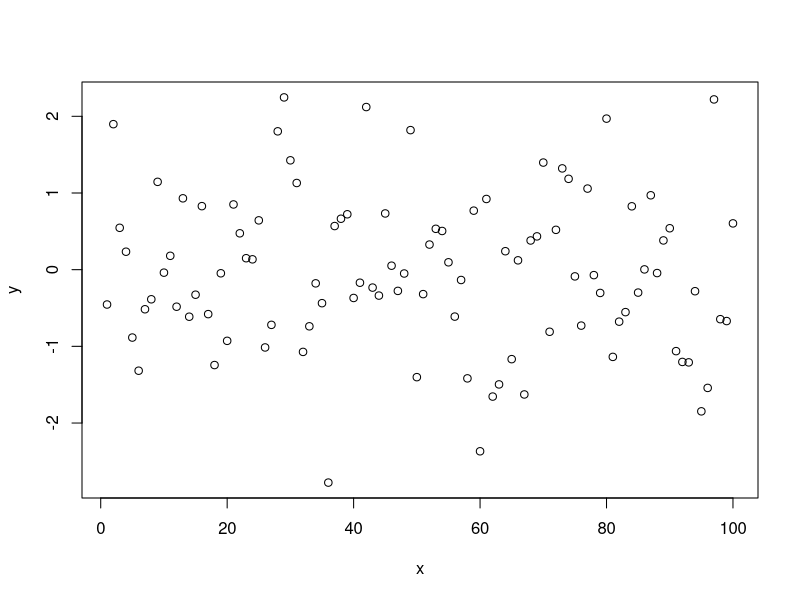
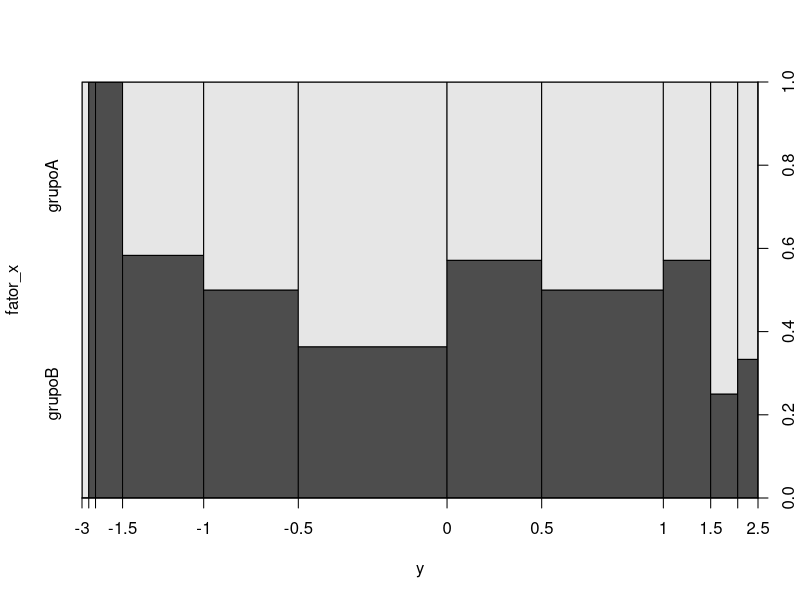
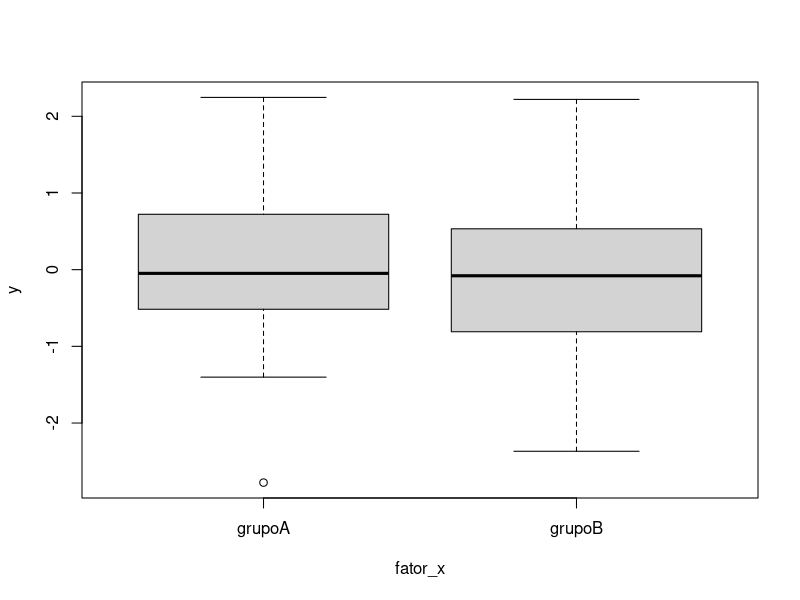
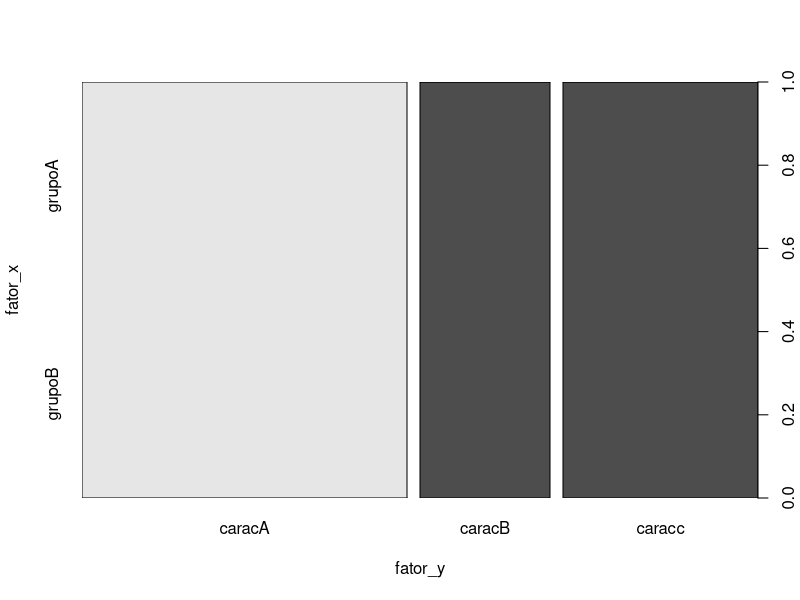
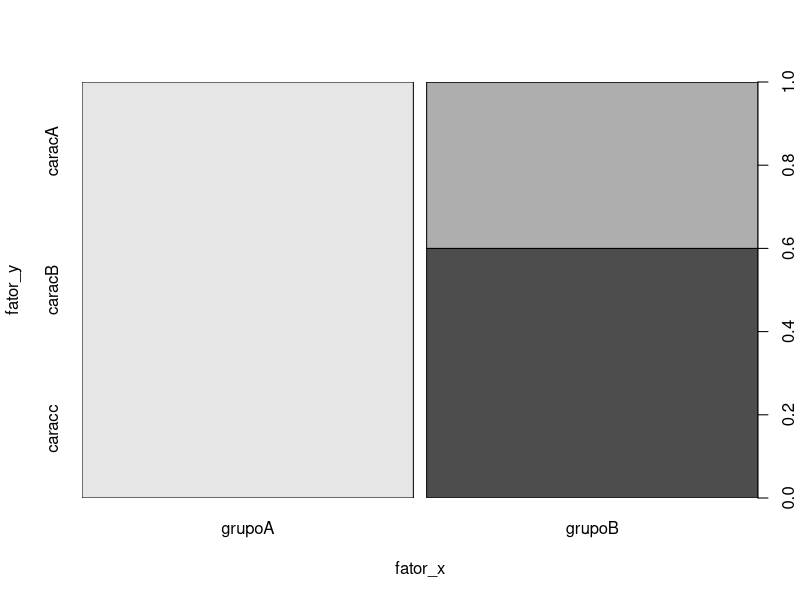

Write R code to recreate these figures, in order. (Note: this script raises an error after producing the figures.)
## ---- chunk 1
knitr::opts_chunk$set(echo = TRUE)
## ---- chunk 2
16^2
16^(1/2)
sqrt(16)
log(16) # base natural (e)
log(16, base = 2)
sin(16)
cos(16)
exp(16)
log(exp(16)) # o logaritmo com base x de um valor x elevado a um expoente, é igual ao expoente
## ---- chunk 3
vetor_a <- 1:20
class(vetor_a)
vetor_a <- as.character(vetor_a)
class(vetor_a)
vetor_a
## ---- chunk 4
vetor_b <- letters[1:20]
vetor_b
class(vetor_b)
vetor_b <- as.numeric(vetor_b)
class(vetor_b)
vetor_b
## ---- chunk 5
vetor_c <- c(T, F, T, F, F, T, F, T, F)
vetor_c
class(vetor_c)
vetor_c <- as.factor(vetor_c)
vetor_c
class(vetor_c)
## ---- chunk 6
as.numeric(vetor_c)
## ---- chunk 7
as.ordered(vetor_c)
## ---- chunk 8
ordered(vetor_c, levels = c("TRUE", "FALSE"))
## ---- chunk 9
x<-1:100
y<-rnorm(100)
plot(y~x)
## ---- chunk 10
fator_x <- factor(c(rep("grupoA", 50), rep("grupoB", 50)))
plot(fator_x~y)
plot(y~fator_x)
## ---- chunk 11
fator_y <- factor(c(rep("caracA", 50), rep("caracB", 20), rep("caracc", 30)))
plot(fator_x~fator_y)
plot(fator_y~fator_x)
## ---- chunk 12
library(tidyverse)
## ---- chunk 13
cabecalho <- head(mtcars, 10) # obtendo as 10 linhas iniciais
tail(cabecalho, 3) # obtendo as 3 ultimas linhas das 10 iniciais
## ---- chunk 14
tail(head(mtcars, 10), 3)
## ---- chunk 15
mtcars %>%     # o data.frame mtcars, que vai para:
  head(10) %>% # extração das 10 linhas iniciais, que vai para:
  tail(3)      # extração das últimas 3 linhas, dando o resultado
## ---- chunk 16
data("iris")
head(iris)
as_tibble(iris)
## ---- chunk 17
data("starwars")
class(starwars)
starwars
## ---- chunk 18
filter(starwars, name=="Luke Skywalker")
## ---- chunk 19
starwars %>% filter(mass > 100)
## ---- chunk 20
 starwars %>% filter(mass > 100) %>% head(3)
## ---- chunk 21
starwars %>% filter(species == "Human", gender=="female")
## ---- chunk 22
starwars %>% filter(homeworld %in% c("Tatooine", "Naboo"), height<160|height>200)
## ---- chunk 23
starwars %>% arrange(height, mass) 
## ---- chunk 24
starwars %>% arrange(desc(height, mass)) 
## ---- chunk 25
starwars %>% arrange(desc(mass, height)) %>% head(4) 
## ---- chunk 26
starwars %>% arrange(desc(mass, height)) %>% tail(4) 
## ---- chunk 27
starwars %>% select(name, eye_color, species)
## ---- chunk 28
starwars %>% select(name, films, mass)
## ---- chunk 29
starwars %>% select(name:skin_color)
## ---- chunk 30
starwars %>% select(-c(height:homeworld))
## ---- chunk 31
starwars %>% select(starts_with("s"))
## ---- chunk 32
starwars %>% mutate(IMC = mass/((height/100)^2)) %>% select(name, height, mass, IMC)
## ---- chunk 33
starwars %>% 
  mutate(altura = height/100,
         IMC = mass/altura^2) %>% 
  select(name, altura, mass, IMC) 
## ---- chunk 34
starwars %>% summarise(Media_Altura = mean(height, na.rm = TRUE))
## ---- chunk 35
starwars %>% 
  summarise(Media_Altura = mean(height, na.rm = TRUE),
            Qtd_personagens = n())
## ---- chunk 36
starwars %>% group_by(gender) %>%
  summarise(media_altura = mean(height, na.rm = TRUE))
## ---- chunk 37
starwars %>% group_by(gender, species) %>%
  summarise(media_altura = mean(height, na.rm = TRUE))
## ---- chunk 38
starwars %>% group_by(gender, species) %>%
  summarise(media_altura = mean(height, na.rm = TRUE),
            numero_personagens = n())
## ---- chunk 39
starwars %>% group_by(gender, species) %>%
  summarise(media_altura = mean(height, na.rm = TRUE),
            numero_personagens = n()) %>% 
  arrange(media_altura)
## ---- chunk 40
summary(iris)
## ---- chunk 41
ggplot(iris)
## ---- chunk 42
ggplot(iris, aes(x=Sepal.Length, y= Sepal.Width))
## ---- chunk 43
ggplot(iris, aes(x=Sepal.Length, y= Sepal.Width)) + 
  geom_point()
## ---- chunk 44
ggplot(iris, aes(x=Sepal.Length, y= Sepal.Width)) + 
  geom_point()+
  geom_smooth(method = "lm", se = FALSE)
## ---- chunk 45
ggplot(iris, aes(x=Sepal.Length, y= Sepal.Width)) + 
  geom_point(aes(color=Species))
## ---- chunk 46
ggplot(iris, aes(x=Sepal.Length, y= Sepal.Width)) + 
  geom_point(aes(color=Species))+
  geom_smooth(method = "lm", se = FALSE)
## ---- chunk 47
ggplot(iris, aes(x=Sepal.Length, y= Sepal.Width, color=Species)) + 
  geom_point()
## ---- chunk 48
ggplot(iris, aes(x=Sepal.Length, y= Sepal.Width, color=Species)) + 
  geom_point()+
  geom_smooth(method = "lm", se = FALSE)
## ---- chunk 49
graf_pontos <- ggplot(iris, aes(x=Sepal.Length, y=Petal.Length, color=Species))+
  geom_point()
graf_pontos

graf_pontos+geom_smooth(method="lm", se=FALSE)
## ---- chunk 50
ggplot(iris, aes(x=Sepal.Length, y= Sepal.Width, color=Species)) + 
  geom_point()+
  geom_smooth(method = "lm", se = FALSE)+
  facet_wrap(~Species)
## ---- chunk 51
ggplot(iris, aes(x=Sepal.Length, y= Sepal.Width, color=Species)) + 
  geom_point()+
  geom_smooth(method = "lm", se = FALSE)+
  facet_grid(Species~.)
## ---- chunk 52
ggplot(mtcars, aes(x = mpg, y=wt))+
  geom_point()+
  facet_grid(am~cyl)
## ---- chunk 53
dados<-starwars %>% 
  group_by(gender) %>%
  summarise(n_personagens = n())
dados
## ---- chunk 54
graf_barras<-ggplot(dados, aes(x = gender, y=n_personagens))+
  geom_bar(stat="identity")
graf_barras
## ---- chunk 55
graf_barras+coord_flip()
## ---- chunk 56
starwars %>% 
  ggplot(aes(x=gender))+
  geom_bar() +
  coord_flip()
## ---- chunk 57
graf_barras+theme_classic()
